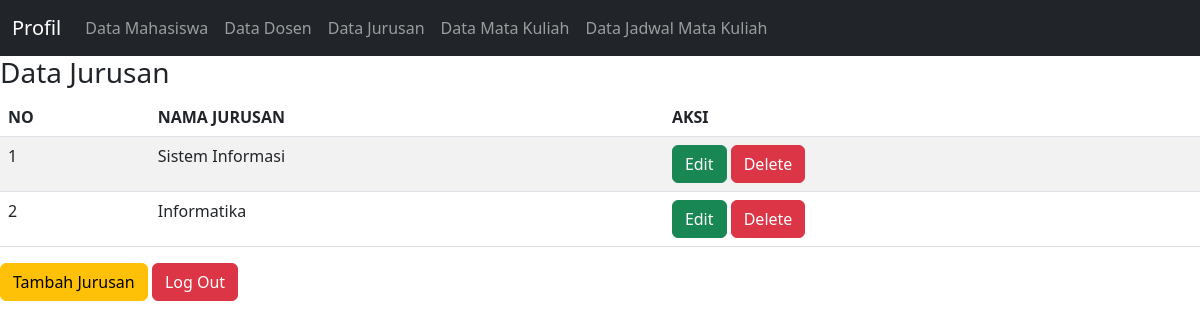
Page /datajurusan.php (signed in) on the committed database.
### tables this page shows
CREATE TABLE `tb_jurusan` (
  `id_jurusan` int(11) NOT NULL,
  `nama_jurusan` varchar(40) NOT NULL
);

### datajurusan.php (the view, shortened to what this page needs)
<?php
include "css.php";
include "navbar.php";
?>
<!DOCTYPE html>
<html>
<head>
</head>
<body>
	<h3>Data Jurusan</h3>
	<table class="table table-hover table-striped">
		<thead>
		<tr>
			<th>NO</th>
			<th>NAMA JURUSAN</th>
            <th>AKSI</th>
		</tr>
		</thead>
		<tbody>
			<?php
				include "koneksi.php";
				$qry_jurusan=mysqli_query($koneksi, "select * from tb_jurusan");
				$no=0;
				while($data_jurusan=mysqli_fetch_array($qry_jurusan)){
				$no++; ?>
				<tr>
					<td><?=$no?></td>
					<td><?=$data_jurusan['nama_jurusan']?></td>
					<td><a href="edit_jurusan.php?id_jurusan=<?=$data_jurusan['id_jurusan']?>" class="btn btn-success">Edit</a>
					<a href="hapus_jurusan.php?id_jurusan=<?=$data_jurusan['id_jurusan']?>" onClick="return confirm('Apakah anda yakin menghapus data ini?')" class="btn btn-danger">Delete</a></td>
				</tr>
				<?php
				}
				?>
		</tbody>
	</table>
     <a href="tambah_jurusan.php" class="btn btn-warning">Tambah Jurusan</a>
     <a href="logout.php" class="btn btn-danger">Log Out</a>
</body>
</html>

### rows in the picture
tb_jurusan: nama_jurusan "Sistem Informasi"
tb_jurusan: nama_jurusan "Informatika"
